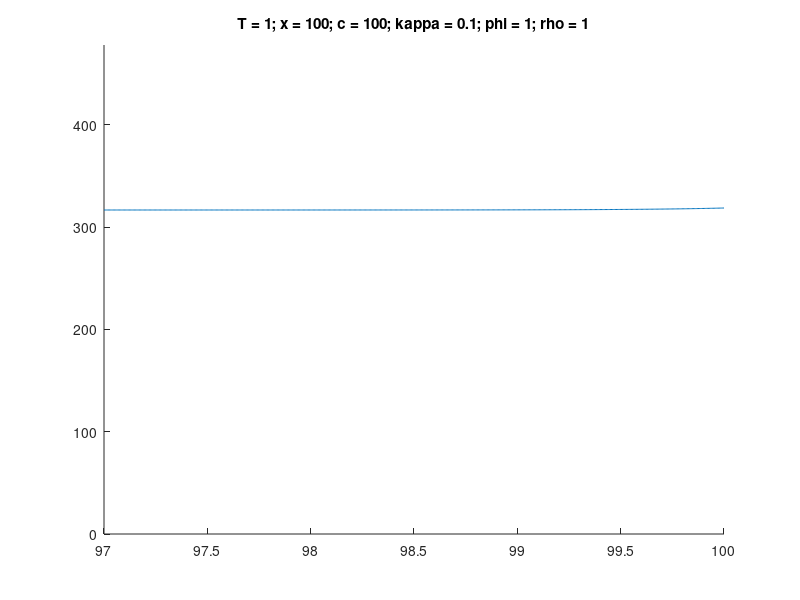

MATLAB code to generate this figure:
clear;
hold on;

%%%
%%% Parameters
%%%
kappa = 0.1;
T     = 1;
x     = 100;
c     = 100;
phi   = 1;
rho   = 1;
beta  = sqrt(phi/kappa);

%%%
%%% Grid
%%%
dp = 0.01;
p  = max((c-3),0):3/499:c;

figure(1);
hold on;
r = zeros(size(p));
for i = 1:length(p)
    R1 = (2*kappa*beta*cosh(beta*T) + 2*rho*sinh(beta*T))^(-1);
    R2 = 2*x*(rho*beta*cosh(beta*T) + phi*sinh(beta*T));
    fun = @(u) (beta.*cosh(beta.*(T-u)) + rho.*sinh(beta.*(T-u))./kappa).*exp(-(c-p(i)).^2./(2*u))./(sqrt(2.*pi.*u));
    R3 = integral(fun,0,T);

    r(i) = R1*(R2+R3);
end
plot(p,r);

title([ ...
    'T = ', num2str(T), '; ' ...
    'x = ', num2str(x), '; ' ...
    'c = ', num2str(c), '; ' ...
    'kappa = ', num2str(kappa), '; ' ...
    'phi = ', num2str(phi), '; ' ...
    'rho = ', num2str(rho) ...
]);
axis([min(p) max(p) 0 1.5*max(r)]);
